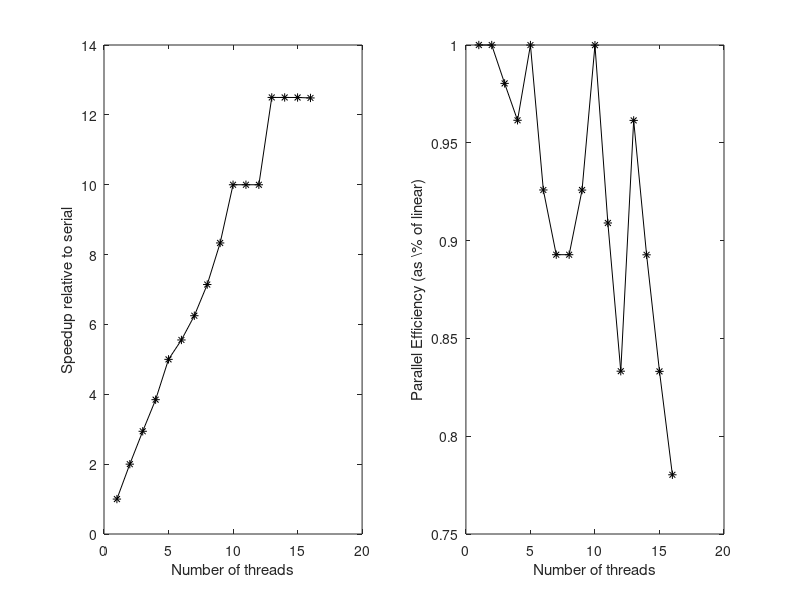

Recreate this plot in MATLAB. (Note: this script raises an error after producing the figure.)
T = load('timings.txt');
P = (1:length(T))';

figure();
subplot(1,2,1);
plot(P, T(1)./T, 'k-*');
xlabel('Number of threads');
ylabel('Speedup relative to serial');
subplot(1,2,2);
plot(P, T(1) ./ (P.*T), 'k-*');
xlabel('Number of threads');
ylabel('Parallel Efficiency (as \% of linear)');

sgtitle('''Heavy Gradient'' Efficiency Study');
